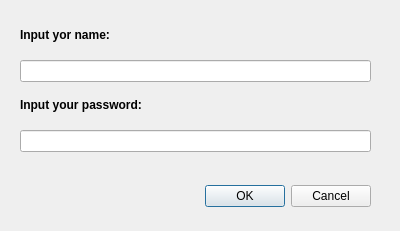
<?xml version="1.0" encoding="UTF-8"?>
<ui version="4.0">
 <class>Form</class>
 <widget class="QWidget" name="Form">
  <property name="geometry">
   <rect>
    <x>0</x>
    <y>0</y>
    <width>400</width>
    <height>231</height>
   </rect>
  </property>
  <property name="windowTitle">
   <string>Form</string>
  </property>
  <widget class="QLabel" name="errors">
   <property name="geometry">
    <rect>
     <x>20</x>
     <y>170</y>
     <width>331</width>
     <height>51</height>
    </rect>
   </property>
   <property name="text">
    <string>&lt;html&gt;&lt;head/&gt;&lt;body&gt;&lt;p&gt;&lt;br/&gt;&lt;/p&gt;&lt;/body&gt;&lt;/html&gt;</string>
   </property>
  </widget>
  <widget class="QLabel" name="label">
   <property name="geometry">
    <rect>
     <x>20</x>
     <y>20</y>
     <width>171</width>
     <height>31</height>
    </rect>
   </property>
   <property name="text">
    <string>&lt;html&gt;&lt;head/&gt;&lt;body&gt;&lt;p&gt;&lt;span style=&quot; font-weight:600;&quot;&gt;Input yor name:&lt;/span&gt;&lt;/p&gt;&lt;/body&gt;&lt;/html&gt;</string>
   </property>
  </widget>
  <widget class="QLabel" name="label_2">
   <property name="geometry">
    <rect>
     <x>20</x>
     <y>90</y>
     <width>171</width>
     <height>31</height>
    </rect>
   </property>
   <property name="text">
    <string>&lt;html&gt;&lt;head/&gt;&lt;body&gt;&lt;p&gt;&lt;span style=&quot; font-weight:600;&quot;&gt;Input your password:&lt;/span&gt;&lt;/p&gt;&lt;/body&gt;&lt;/html&gt;</string>
   </property>
  </widget>
  <widget class="QLineEdit" name="login">
   <property name="geometry">
    <rect>
     <x>20</x>
     <y>60</y>
     <width>351</width>
     <height>22</height>
    </rect>
   </property>
  </widget>
  <widget class="QLineEdit" name="password">
   <property name="geometry">
    <rect>
     <x>20</x>
     <y>130</y>
     <width>351</width>
     <height>22</height>
    </rect>
   </property>
  </widget>
  <widget class="QDialogButtonBox" name="confirm">
   <property name="geometry">
    <rect>
     <x>30</x>
     <y>180</y>
     <width>341</width>
     <height>32</height>
    </rect>
   </property>
   <property name="orientation">
    <enum>Qt::Horizontal</enum>
   </property>
   <property name="standardButtons">
    <set>QDialogButtonBox::Cancel|QDialogButtonBox::Ok</set>
   </property>
  </widget>
  <widget class="QLabel" name="error">
   <property name="geometry">
    <rect>
     <x>20</x>
     <y>160</y>
     <width>351</width>
     <height>16</height>
    </rect>
   </property>
   <property name="text">
    <string/>
   </property>
  </widget>
 </widget>
 <resources/>
 <connections/>
</ui>
